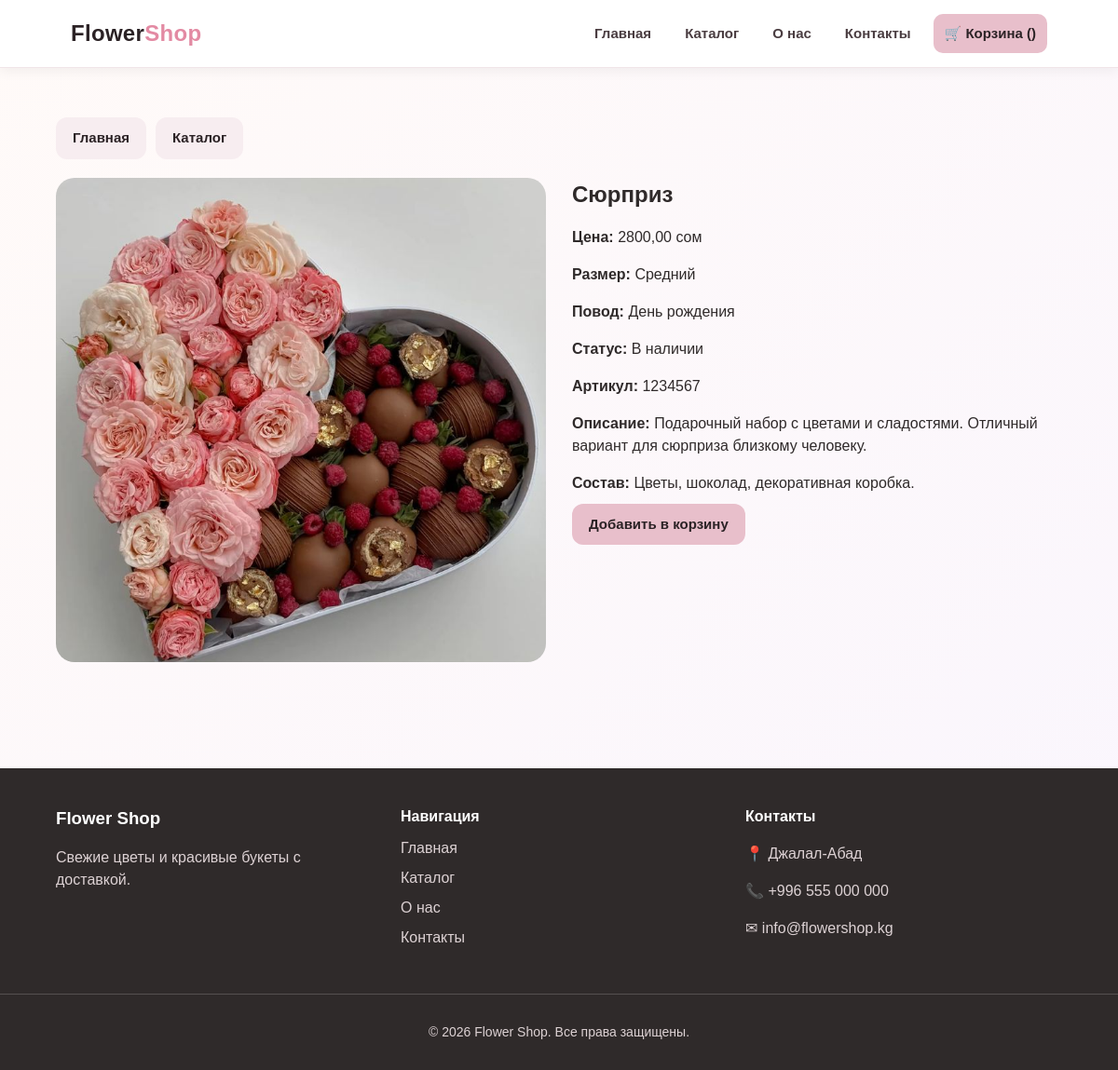
/product/syurpriz/, run on the app's committed database.
### shop/models.py (models this page shows, shortened)
class Product(models.Model):
    SIZE_CHOICES = [
        ("small", "Малый"),
        ("medium", "Средний"),
        ("large", "Большой"),
    ]
    STATUS_CHOICES = [
        ("in_stock", "В наличии"),
        ("pre_order", "Под заказ"),
    ]
    OCCASION_CHOICES = [
        ("birthday", "День рождения"),
        ("wedding", "Свадьба"),
        ("march8", "8 марта"),
        ("anniversary", "Годовщина"),
        ("love", "Любовь"),
        ("other", "Другое"),
    ]
    category = models.ForeignKey(
        Category,
        on_delete=models.CASCADE,
        related_name="products",
        verbose_name="Категория"
    )
    title = models.CharField("Название", max_length=200)
    slug = models.SlugField("Slug", unique=True, blank=True)
    image = models.ImageField("Фото", upload_to="products/")
    price = models.DecimalField("Цена", max_digits=10, decimal_places=2)
    description = models.TextField("Описание", blank=True)
    composition = models.TextField("Состав букета", blank=True)
    size = models.CharField("Размер", max_length=20, choices=SIZE_CHOICES, default="medium")
    occasion = models.CharField("Повод", max_length=30, choices=OCCASION_CHOICES, default="other")
    status = models.CharField("Статус", max_length=20, choices=STATUS_CHOICES, default="in_stock")
    article = models.CharField("Артикул", max_length=50, unique=True)
    is_popular = models.BooleanField("Популярный", default=False)
    created_at = models.DateTimeField("Создано", auto_now_add=True)
    class Meta:
        verbose_name = "Товар"
        verbose_name_plural = "Товары"
        ordering = ["-created_at"]

### shop/views.py (the view)
# urls.py: path("product/<slug:slug>/", views.product_detail, name="product_detail"),
def product_detail(request, slug):
    product = get_object_or_404(Product, slug=slug)
    return render(request, "shop/product_detail.html", {"product": product})

### templates/shop/product_detail.html (shortened to what this page needs)
{% extends 'shop/base.html' %}
{% block content %}
<section class="section">
    <div class="container">
        <div class="product-nav">
            <a href="{% url 'home' %}" class="btn btn-light">Главная</a>
            <a href="{% url 'catalog' %}" class="btn btn-light">Каталог</a>
        </div>
        <div class="product-detail">
            <div class="product-image">
                {% if product.image %}
                    <img src="{{ product.image.url }}" alt="{{ product.title }}">
                {% endif %}
            </div>
            <div class="product-info">
                <h1>{{ product.title }}</h1>
                <p><strong>Цена:</strong> {{ product.price }} сом</p>
                <p><strong>Размер:</strong> {{ product.get_size_display }}</p>
                <p><strong>Повод:</strong> {{ product.get_occasion_display }}</p>
                <p><strong>Статус:</strong> {{ product.get_status_display }}</p>
                <p><strong>Артикул:</strong> {{ product.article }}</p>
                {% if product.description %}
                    <p><strong>Описание:</strong> {{ product.description }}</p>
                {% endif %}
                {% if product.composition %}
                    <p><strong>Состав:</strong> {{ product.composition }}</p>
                {% endif %}
                <a href="{% url 'add_to_cart' product.id %}" class="btn">Добавить в корзину</a>
            </div>
        </div>
    </div>
</section>
{% endblock %}

### static/css/base.css (style rules this page uses)
* { box-sizing: border-box; }
html, body { height: 100%; }
html { scroll-behavior: smooth; }
body { margin: 0; font-family: Arial, sans-serif; color: #2f2a2a; line-height: 1.5; background: linear-gradient(-45deg, #fff6f8, #fdf1f4, #f8f4ff, #fffaf8); background-size: 400% 400%; animation: gradientMove 16s ease infinite; min-height: 100vh; display: flex; flex-direction: column; }
img { max-width: 100%; display: block; }
a { transition: 0.2s ease; }
.container { width: 90%; max-width: 1200px; margin: 0 auto; }
.section { padding: 54px 0; }
.section h1, .section h2 { margin-top: 0; margin-bottom: 20px; }
.btn { display: inline-block; padding: 11px 18px; background: #e8bfcb; color: #2b2225; text-decoration: none; border-radius: 12px; border: none; cursor: pointer; font-size: 15px; font-weight: 600; }
.btn-light { background: #f7edf0; color: #2b2225; }
.product-nav { display: flex; gap: 10px; margin-bottom: 20px; flex-wrap: wrap; }
.product-detail { display: grid; grid-template-columns: 1fr; gap: 28px; }
.product-image img { width: 100%; border-radius: 20px; max-height: 520px; object-fit: cover; }
.product-info h1 { margin-top: 0; margin-bottom: 14px; }
.product-info p { margin-bottom: 10px; }
@media (min-width: 768px) { .product-detail { grid-template-columns: 1fr 1fr; align-items: start; } }

### data on the page
Product: image (picture), title "Сюрприз", price "2800,00", size "Средний", occasion "День рождения", status "В наличии", article "1234567", description "Подарочный набор с цветами и сладостями. Отличный вариант для сюрприза близкому человеку.", composition "Цветы, шоколад, декоративная коробка."
